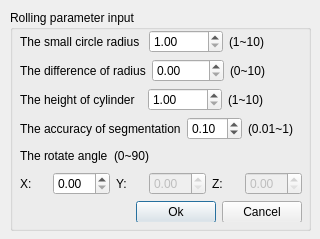
<ui version="4.0" >
 <class>RollDialog</class>
 <widget class="QDialog" name="RollDialog" >
  <property name="geometry" >
   <rect>
    <x>0</x>
    <y>0</y>
    <width>320</width>
    <height>239</height>
   </rect>
  </property>
  <property name="windowTitle" >
   <string>Dylinder Setting</string>
  </property>
  <widget class="QGroupBox" name="groupBox" >
   <property name="geometry" >
    <rect>
     <x>10</x>
     <y>10</y>
     <width>301</width>
     <height>221</height>
    </rect>
   </property>
   <property name="title" >
    <string>Rolling parameter input</string>
   </property>
   <widget class="QWidget" name="layoutWidget" >
    <property name="geometry" >
     <rect>
      <x>10</x>
      <y>20</y>
      <width>282</width>
      <height>192</height>
     </rect>
    </property>
    <layout class="QVBoxLayout" >
     <property name="margin" >
      <number>0</number>
     </property>
     <property name="spacing" >
      <number>6</number>
     </property>
     <item>
      <layout class="QHBoxLayout" >
       <property name="margin" >
        <number>0</number>
       </property>
       <property name="spacing" >
        <number>6</number>
       </property>
       <item>
        <widget class="QLabel" name="label" >
         <property name="text" >
          <string>The small circle radius </string>
         </property>
        </widget>
       </item>
       <item>
        <widget class="QDoubleSpinBox" name="doubleSpinBox" >
         <property name="maximum" >
          <double>10.000000000000000</double>
         </property>
         <property name="minimum" >
          <double>1.000000000000000</double>
         </property>
         <property name="value" >
          <double>1.000000000000000</double>
         </property>
        </widget>
       </item>
       <item>
        <widget class="QLabel" name="label_8" >
         <property name="text" >
          <string>(1~10)</string>
         </property>
        </widget>
       </item>
      </layout>
     </item>
     <item>
      <layout class="QHBoxLayout" >
       <property name="margin" >
        <number>0</number>
       </property>
       <property name="spacing" >
        <number>6</number>
       </property>
       <item>
        <widget class="QLabel" name="label_2" >
         <property name="text" >
          <string>The difference of radius</string>
         </property>
        </widget>
       </item>
       <item>
        <widget class="QDoubleSpinBox" name="doubleSpinBox_2" >
         <property name="maximum" >
          <double>10.000000000000000</double>
         </property>
         <property name="minimum" >
          <double>0.000000000000000</double>
         </property>
         <property name="value" >
          <double>0.000000000000000</double>
         </property>
        </widget>
       </item>
       <item>
        <widget class="QLabel" name="label_9" >
         <property name="text" >
          <string>(0~10)</string>
         </property>
        </widget>
       </item>
      </layout>
     </item>
     <item>
      <layout class="QHBoxLayout" >
       <property name="margin" >
        <number>0</number>
       </property>
       <property name="spacing" >
        <number>6</number>
       </property>
       <item>
        <widget class="QLabel" name="label_3" >
         <property name="text" >
          <string>The height of cylinder  </string>
         </property>
        </widget>
       </item>
       <item>
        <widget class="QDoubleSpinBox" name="doubleSpinBox_3" >
         <property name="maximum" >
          <double>10.000000000000000</double>
         </property>
         <property name="minimum" >
          <double>1.000000000000000</double>
         </property>
         <property name="value" >
          <double>1.000000000000000</double>
         </property>
        </widget>
       </item>
       <item>
        <widget class="QLabel" name="label_10" >
         <property name="text" >
          <string>(1~10)</string>
         </property>
        </widget>
       </item>
      </layout>
     </item>
     <item>
      <layout class="QHBoxLayout" >
       <property name="margin" >
        <number>0</number>
       </property>
       <property name="spacing" >
        <number>6</number>
       </property>
       <item>
        <widget class="QLabel" name="label_4" >
         <property name="text" >
          <string>The accuracy of segmentation</string>
         </property>
        </widget>
       </item>
       <item>
        <widget class="QDoubleSpinBox" name="doubleSpinBox_4" >
         <property name="maximum" >
          <double>1.000000000000000</double>
         </property>
         <property name="minimum" >
          <double>0.010000000000000</double>
         </property>
         <property name="singleStep" >
          <double>0.100000000000000</double>
         </property>
         <property name="value" >
          <double>0.100000000000000</double>
         </property>
        </widget>
       </item>
       <item>
        <widget class="QLabel" name="label_11" >
         <property name="text" >
          <string>(0.01~1)</string>
         </property>
        </widget>
       </item>
      </layout>
     </item>
     <item>
      <layout class="QHBoxLayout" >
       <property name="margin" >
        <number>0</number>
       </property>
       <property name="spacing" >
        <number>6</number>
       </property>
       <item>
        <widget class="QLabel" name="label_5" >
         <property name="text" >
          <string>The rotate angle</string>
         </property>
        </widget>
       </item>
       <item>
        <widget class="QLabel" name="label_14" >
         <property name="text" >
          <string>(0~90)</string>
         </property>
        </widget>
       </item>
       <item>
        <spacer>
         <property name="orientation" >
          <enum>Qt::Horizontal</enum>
         </property>
         <property name="sizeHint" >
          <size>
           <width>40</width>
           <height>20</height>
          </size>
         </property>
        </spacer>
       </item>
      </layout>
     </item>
     <item>
      <layout class="QHBoxLayout" >
       <property name="margin" >
        <number>0</number>
       </property>
       <property name="spacing" >
        <number>6</number>
       </property>
       <item>
        <widget class="QLabel" name="label_6" >
         <property name="text" >
          <string>X:</string>
         </property>
        </widget>
       </item>
       <item>
        <widget class="QDoubleSpinBox" name="doubleSpinBox_5" >
         <property name="maximum" >
          <double>89.989999999999995</double>
         </property>
        </widget>
       </item>
       <item>
        <widget class="QLabel" name="label_7" >
         <property name="text" >
          <string>Y:</string>
         </property>
        </widget>
       </item>
       <item>
        <widget class="QDoubleSpinBox" name="doubleSpinBox_6" >
         <property name="enabled" >
          <bool>false</bool>
         </property>
         <property name="maximum" >
          <double>89.989999999999995</double>
         </property>
        </widget>
       </item>
       <item>
        <widget class="QLabel" name="label_13" >
         <property name="text" >
          <string>Z:</string>
         </property>
        </widget>
       </item>
       <item>
        <widget class="QDoubleSpinBox" name="doubleSpinBox_7" >
         <property name="enabled" >
          <bool>false</bool>
         </property>
         <property name="maximum" >
          <double>89.989999999999995</double>
         </property>
        </widget>
       </item>
      </layout>
     </item>
     <item>
      <layout class="QHBoxLayout" >
       <property name="margin" >
        <number>0</number>
       </property>
       <property name="spacing" >
        <number>6</number>
       </property>
       <item>
        <spacer>
         <property name="orientation" >
          <enum>Qt::Horizontal</enum>
         </property>
         <property name="sizeHint" >
          <size>
           <width>101</width>
           <height>20</height>
          </size>
         </property>
        </spacer>
       </item>
       <item>
        <widget class="QPushButton" name="okButton" >
         <property name="text" >
          <string>Ok</string>
         </property>
        </widget>
       </item>
       <item>
        <widget class="QPushButton" name="cancelButton" >
         <property name="text" >
          <string>Cancel</string>
         </property>
        </widget>
       </item>
      </layout>
     </item>
    </layout>
   </widget>
  </widget>
 </widget>
 <resources/>
 <connections/>
</ui>
